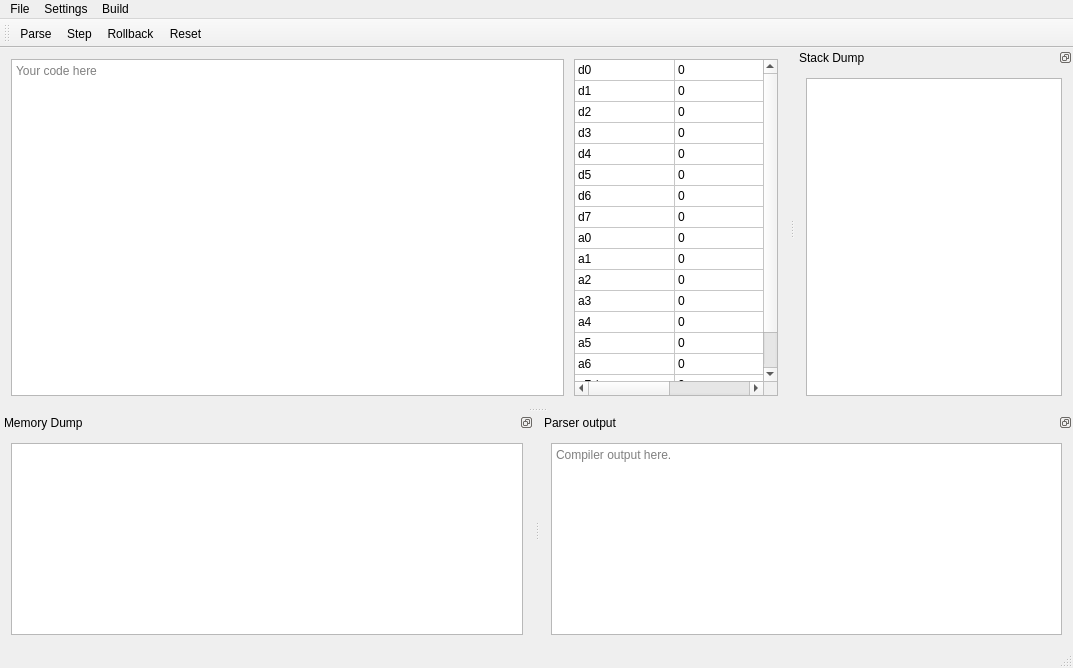
<?xml version="1.0" encoding="UTF-8"?>
<ui version="4.0">
 <class>MainWindow</class>
 <widget class="QMainWindow" name="MainWindow">
  <property name="windowModality">
   <enum>Qt::NonModal</enum>
  </property>
  <property name="enabled">
   <bool>true</bool>
  </property>
  <property name="geometry">
   <rect>
    <x>0</x>
    <y>0</y>
    <width>1073</width>
    <height>668</height>
   </rect>
  </property>
  <property name="sizePolicy">
   <sizepolicy hsizetype="Expanding" vsizetype="Expanding">
    <horstretch>0</horstretch>
    <verstretch>0</verstretch>
   </sizepolicy>
  </property>
  <property name="windowTitle">
   <string>momiji-qt</string>
  </property>
  <property name="layoutDirection">
   <enum>Qt::LeftToRight</enum>
  </property>
  <property name="autoFillBackground">
   <bool>false</bool>
  </property>
  <property name="toolButtonStyle">
   <enum>Qt::ToolButtonIconOnly</enum>
  </property>
  <property name="documentMode">
   <bool>false</bool>
  </property>
  <property name="tabShape">
   <enum>QTabWidget::Rounded</enum>
  </property>
  <property name="dockNestingEnabled">
   <bool>true</bool>
  </property>
  <property name="unifiedTitleAndToolBarOnMac">
   <bool>false</bool>
  </property>
  <widget class="QWidget" name="centralWidget">
   <property name="sizePolicy">
    <sizepolicy hsizetype="Minimum" vsizetype="Preferred">
     <horstretch>0</horstretch>
     <verstretch>0</verstretch>
    </sizepolicy>
   </property>
   <property name="maximumSize">
    <size>
     <width>16777215</width>
     <height>16777215</height>
    </size>
   </property>
   <property name="sizeIncrement">
    <size>
     <width>0</width>
     <height>0</height>
    </size>
   </property>
   <property name="layoutDirection">
    <enum>Qt::LeftToRight</enum>
   </property>
   <property name="autoFillBackground">
    <bool>false</bool>
   </property>
   <layout class="QHBoxLayout" name="horizontalLayout_2" stretch="0,0">
    <item>
     <layout class="QVBoxLayout" name="verticalLayout">
      <property name="rightMargin">
       <number>4</number>
      </property>
      <item>
       <widget class="QTextEdit" name="sourceCode">
        <property name="sizePolicy">
         <sizepolicy hsizetype="Expanding" vsizetype="Expanding">
          <horstretch>0</horstretch>
          <verstretch>0</verstretch>
         </sizepolicy>
        </property>
        <property name="maximumSize">
         <size>
          <width>16777215</width>
          <height>16777215</height>
         </size>
        </property>
        <property name="documentTitle">
         <string>Source code</string>
        </property>
        <property name="acceptRichText">
         <bool>false</bool>
        </property>
        <property name="placeholderText">
         <string>Your code here</string>
        </property>
       </widget>
      </item>
     </layout>
    </item>
    <item>
     <widget class="QTableWidget" name="registers">
      <property name="enabled">
       <bool>true</bool>
      </property>
      <property name="sizePolicy">
       <sizepolicy hsizetype="Minimum" vsizetype="Expanding">
        <horstretch>0</horstretch>
        <verstretch>0</verstretch>
       </sizepolicy>
      </property>
      <property name="minimumSize">
       <size>
        <width>0</width>
        <height>0</height>
       </size>
      </property>
      <property name="maximumSize">
       <size>
        <width>204</width>
        <height>16777215</height>
       </size>
      </property>
      <property name="baseSize">
       <size>
        <width>0</width>
        <height>0</height>
       </size>
      </property>
      <property name="autoFillBackground">
       <bool>false</bool>
      </property>
      <property name="frameShape">
       <enum>QFrame::StyledPanel</enum>
      </property>
      <property name="frameShadow">
       <enum>QFrame::Sunken</enum>
      </property>
      <property name="tabKeyNavigation">
       <bool>false</bool>
      </property>
      <property name="dragEnabled">
       <bool>false</bool>
      </property>
      <property name="dragDropOverwriteMode">
       <bool>false</bool>
      </property>
      <property name="alternatingRowColors">
       <bool>false</bool>
      </property>
      <property name="rowCount">
       <number>17</number>
      </property>
      <property name="columnCount">
       <number>2</number>
      </property>
      <attribute name="horizontalHeaderVisible">
       <bool>false</bool>
      </attribute>
      <attribute name="horizontalHeaderCascadingSectionResizes">
       <bool>false</bool>
      </attribute>
      <attribute name="horizontalHeaderMinimumSectionSize">
       <number>23</number>
      </attribute>
      <attribute name="horizontalHeaderDefaultSectionSize">
       <number>100</number>
      </attribute>
      <attribute name="horizontalHeaderHighlightSections">
       <bool>true</bool>
      </attribute>
      <attribute name="horizontalHeaderShowSortIndicator" stdset="0">
       <bool>true</bool>
      </attribute>
      <attribute name="horizontalHeaderStretchLastSection">
       <bool>true</bool>
      </attribute>
      <attribute name="verticalHeaderVisible">
       <bool>false</bool>
      </attribute>
      <attribute name="verticalHeaderCascadingSectionResizes">
       <bool>false</bool>
      </attribute>
      <attribute name="verticalHeaderDefaultSectionSize">
       <number>21</number>
      </attribute>
      <attribute name="verticalHeaderHighlightSections">
       <bool>true</bool>
      </attribute>
      <row/>
      <row/>
      <row/>
      <row/>
      <row/>
      <row/>
      <row/>
      <row/>
      <row/>
      <row/>
      <row/>
      <row/>
      <row/>
      <row/>
      <row/>
      <row/>
      <row/>
      <column>
       <property name="text">
        <string>Registers</string>
       </property>
      </column>
      <column>
       <property name="text">
        <string>Values</string>
       </property>
      </column>
      <item row="0" column="0">
       <property name="text">
        <string>d0</string>
       </property>
       <property name="flags">
        <set>ItemIsSelectable|ItemIsDragEnabled|ItemIsDropEnabled|ItemIsUserCheckable|ItemIsEnabled</set>
       </property>
      </item>
      <item row="0" column="1">
       <property name="text">
        <string>0</string>
       </property>
      </item>
      <item row="1" column="0">
       <property name="text">
        <string>d1</string>
       </property>
       <property name="flags">
        <set>ItemIsSelectable|ItemIsDragEnabled|ItemIsDropEnabled|ItemIsUserCheckable|ItemIsEnabled</set>
       </property>
      </item>
      <item row="1" column="1">
       <property name="text">
        <string>0</string>
       </property>
      </item>
      <item row="2" column="0">
       <property name="text">
        <string>d2</string>
       </property>
       <property name="flags">
        <set>ItemIsSelectable|ItemIsDragEnabled|ItemIsDropEnabled|ItemIsUserCheckable|ItemIsEnabled</set>
       </property>
      </item>
      <item row="2" column="1">
       <property name="text">
        <string>0</string>
       </property>
      </item>
      <item row="3" column="0">
       <property name="text">
        <string>d3</string>
       </property>
       <property name="flags">
        <set>ItemIsSelectable|ItemIsDragEnabled|ItemIsDropEnabled|ItemIsUserCheckable|ItemIsEnabled</set>
       </property>
      </item>
      <item row="3" column="1">
       <property name="text">
        <string>0</string>
       </property>
      </item>
      <item row="4" column="0">
       <property name="text">
        <string>d4</string>
       </property>
       <property name="flags">
        <set>ItemIsSelectable|ItemIsDragEnabled|ItemIsDropEnabled|ItemIsUserCheckable|ItemIsEnabled</set>
       </property>
      </item>
      <item row="4" column="1">
       <property name="text">
        <string>0</string>
       </property>
      </item>
      <item row="5" column="0">
       <property name="text">
        <string>d5</string>
       </property>
       <property name="flags">
        <set>ItemIsSelectable|ItemIsDragEnabled|ItemIsDropEnabled|ItemIsUserCheckable|ItemIsEnabled</set>
       </property>
      </item>
      <item row="5" column="1">
       <property name="text">
        <string>0</string>
       </property>
      </item>
      <item row="6" column="0">
       <property name="text">
        <string>d6</string>
       </property>
       <property name="flags">
        <set>ItemIsSelectable|ItemIsDragEnabled|ItemIsDropEnabled|ItemIsUserCheckable|ItemIsEnabled</set>
       </property>
      </item>
      <item row="6" column="1">
       <property name="text">
        <string>0</string>
       </property>
      </item>
      <item row="7" column="0">
       <property name="text">
        <string>d7</string>
       </property>
       <property name="flags">
        <set>ItemIsSelectable|ItemIsDragEnabled|ItemIsDropEnabled|ItemIsUserCheckable|ItemIsEnabled</set>
       </property>
      </item>
      <item row="7" column="1">
       <property name="text">
        <string>0</string>
       </property>
      </item>
      <item row="8" column="0">
       <property name="text">
        <string>a0</string>
       </property>
       <property name="flags">
        <set>ItemIsSelectable|ItemIsDragEnabled|ItemIsDropEnabled|ItemIsUserCheckable|ItemIsEnabled</set>
       </property>
      </item>
      <item row="8" column="1">
       <property name="text">
        <string>0</string>
       </property>
      </item>
      <item row="9" column="0">
       <property name="text">
        <string>a1</string>
       </property>
       <property name="flags">
        <set>ItemIsSelectable|ItemIsDragEnabled|ItemIsDropEnabled|ItemIsUserCheckable|ItemIsEnabled</set>
       </property>
      </item>
      <item row="9" column="1">
       <property name="text">
        <string>0</string>
       </property>
      </item>
      <item row="10" column="0">
       <property name="text">
        <string>a2</string>
       </property>
       <property name="flags">
        <set>ItemIsSelectable|ItemIsDragEnabled|ItemIsDropEnabled|ItemIsUserCheckable|ItemIsEnabled</set>
       </property>
      </item>
      <item row="10" column="1">
       <property name="text">
        <string>0</string>
       </property>
      </item>
      <item row="11" column="0">
       <property name="text">
        <string>a3</string>
       </property>
       <property name="flags">
        <set>ItemIsSelectable|ItemIsDragEnabled|ItemIsDropEnabled|ItemIsUserCheckable|ItemIsEnabled</set>
       </property>
      </item>
      <item row="11" column="1">
       <property name="text">
        <string>0</string>
       </property>
      </item>
      <item row="12" column="0">
       <property name="text">
        <string>a4</string>
       </property>
       <property name="flags">
        <set>ItemIsSelectable|ItemIsDragEnabled|ItemIsDropEnabled|ItemIsUserCheckable|ItemIsEnabled</set>
       </property>
      </item>
      <item row="12" column="1">
       <property name="text">
        <string>0</string>
       </property>
      </item>
      <item row="13" column="0">
       <property name="text">
        <string>a5</string>
       </property>
       <property name="flags">
        <set>ItemIsSelectable|ItemIsDragEnabled|ItemIsDropEnabled|ItemIsUserCheckable|ItemIsEnabled</set>
       </property>
      </item>
      <item row="13" column="1">
       <property name="text">
        <string>0</string>
       </property>
      </item>
      <item row="14" column="0">
       <property name="text">
        <string>a6</string>
       </property>
       <property name="flags">
        <set>ItemIsSelectable|ItemIsDragEnabled|ItemIsDropEnabled|ItemIsUserCheckable|ItemIsEnabled</set>
       </property>
      </item>
      <item row="14" column="1">
       <property name="text">
        <string>0</string>
       </property>
      </item>
      <item row="15" column="0">
       <property name="text">
        <string>a7 / sp</string>
       </property>
       <property name="flags">
        <set>ItemIsSelectable|ItemIsDragEnabled|ItemIsDropEnabled|ItemIsUserCheckable|ItemIsEnabled</set>
       </property>
      </item>
      <item row="15" column="1">
       <property name="text">
        <string>0</string>
       </property>
      </item>
      <item row="16" column="0">
       <property name="text">
        <string>pc</string>
       </property>
      </item>
      <item row="16" column="1">
       <property name="text">
        <string>0</string>
       </property>
      </item>
     </widget>
    </item>
   </layout>
  </widget>
  <widget class="QStatusBar" name="statusBar">
   <property name="sizeGripEnabled">
    <bool>true</bool>
   </property>
  </widget>
  <widget class="QMenuBar" name="menuBar">
   <property name="geometry">
    <rect>
     <x>0</x>
     <y>0</y>
     <width>1073</width>
     <height>24</height>
    </rect>
   </property>
   <widget class="QMenu" name="menuFile">
    <property name="title">
     <string>File</string>
    </property>
   </widget>
   <widget class="QMenu" name="menuSettings">
    <property name="title">
     <string>Settings</string>
    </property>
    <addaction name="actionRetain_system_states"/>
   </widget>
   <widget class="QMenu" name="menuView">
    <property name="title">
     <string>Build</string>
    </property>
    <addaction name="actionParse"/>
    <addaction name="actionStep"/>
    <addaction name="actionRollback"/>
    <addaction name="actionReset"/>
   </widget>
   <addaction name="menuFile"/>
   <addaction name="menuSettings"/>
   <addaction name="menuView"/>
  </widget>
  <widget class="QDockWidget" name="dockMemDump">
   <property name="maximumSize">
    <size>
     <width>432423</width>
     <height>524287</height>
    </size>
   </property>
   <property name="floating">
    <bool>false</bool>
   </property>
   <property name="features">
    <set>QDockWidget::DockWidgetFloatable|QDockWidget::DockWidgetMovable</set>
   </property>
   <property name="windowTitle">
    <string>Memory Dump</string>
   </property>
   <attribute name="dockWidgetArea">
    <number>8</number>
   </attribute>
   <widget class="QWidget" name="dockMemDumpContent">
    <layout class="QVBoxLayout" name="verticalLayout_2">
     <item>
      <widget class="QTableView" name="tblMemView">
       <property name="gridStyle">
        <enum>Qt::NoPen</enum>
       </property>
       <property name="cornerButtonEnabled">
        <bool>false</bool>
       </property>
       <attribute name="verticalHeaderVisible">
        <bool>false</bool>
       </attribute>
      </widget>
     </item>
    </layout>
   </widget>
  </widget>
  <widget class="QDockWidget" name="dockStackDump">
   <property name="features">
    <set>QDockWidget::DockWidgetFloatable|QDockWidget::DockWidgetMovable</set>
   </property>
   <property name="windowTitle">
    <string>Stack Dump</string>
   </property>
   <attribute name="dockWidgetArea">
    <number>2</number>
   </attribute>
   <widget class="QWidget" name="dockStackDumpContent">
    <layout class="QVBoxLayout" name="verticalLayout_3">
     <item>
      <widget class="QTableView" name="tblStackView">
       <property name="gridStyle">
        <enum>Qt::NoPen</enum>
       </property>
       <attribute name="verticalHeaderVisible">
        <bool>false</bool>
       </attribute>
      </widget>
     </item>
    </layout>
   </widget>
  </widget>
  <widget class="QToolBar" name="toolBar">
   <property name="windowTitle">
    <string>Tool Bar</string>
   </property>
   <property name="accessibleName">
    <string>Tool Bar</string>
   </property>
   <attribute name="toolBarArea">
    <enum>TopToolBarArea</enum>
   </attribute>
   <attribute name="toolBarBreak">
    <bool>false</bool>
   </attribute>
   <addaction name="actionParse"/>
   <addaction name="actionStep"/>
   <addaction name="actionRollback"/>
   <addaction name="actionReset"/>
  </widget>
  <widget class="QDockWidget" name="dockParserOutput">
   <property name="enabled">
    <bool>true</bool>
   </property>
   <property name="autoFillBackground">
    <bool>false</bool>
   </property>
   <property name="floating">
    <bool>false</bool>
   </property>
   <property name="features">
    <set>QDockWidget::DockWidgetFloatable|QDockWidget::DockWidgetMovable</set>
   </property>
   <property name="windowTitle">
    <string>Parser output</string>
   </property>
   <attribute name="dockWidgetArea">
    <number>8</number>
   </attribute>
   <widget class="QWidget" name="dockWidgetContents">
    <layout class="QVBoxLayout" name="verticalLayout_4">
     <item>
      <widget class="QTextBrowser" name="textParserOutput">
       <property name="enabled">
        <bool>true</bool>
       </property>
       <property name="placeholderText">
        <string>Compiler output here.</string>
       </property>
      </widget>
     </item>
    </layout>
   </widget>
  </widget>
  <action name="actionRetain_system_states">
   <property name="checkable">
    <bool>true</bool>
   </property>
   <property name="checked">
    <bool>true</bool>
   </property>
   <property name="text">
    <string>Retain system states</string>
   </property>
  </action>
  <action name="actionStep">
   <property name="text">
    <string>Step</string>
   </property>
  </action>
  <action name="actionRollback">
   <property name="text">
    <string>Rollback</string>
   </property>
  </action>
  <action name="actionReset">
   <property name="text">
    <string>Reset</string>
   </property>
  </action>
  <action name="actionParse">
   <property name="text">
    <string>Parse</string>
   </property>
  </action>
 </widget>
 <layoutdefault spacing="6" margin="11"/>
 <resources/>
 <connections/>
</ui>
